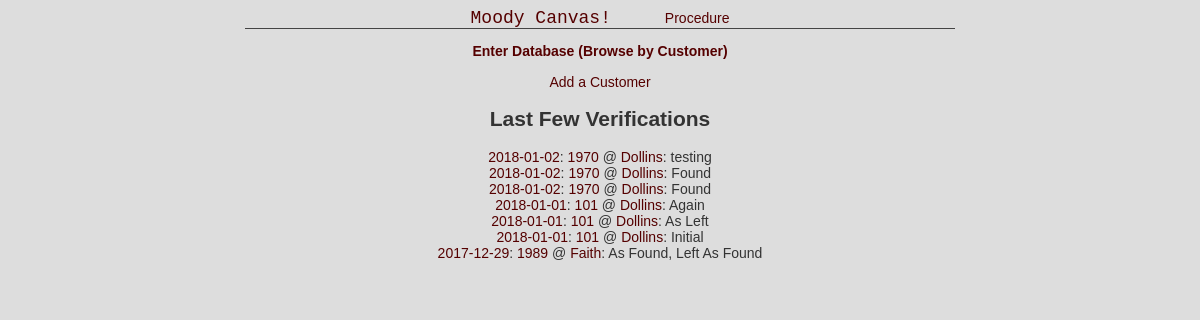
The app's page /Moody/ with its own data.
### Moody/models.py (models this page shows)
class Verif(models.Model):
    plate_id = models.ForeignKey(Plate, on_delete=models.CASCADE)
    verif_date = models.DateTimeField('date performed')
    verif_foot = models.IntegerField()
    verif_north = models.IntegerField(default=4)
    verif_NS = models.IntegerField()
    verif_EW = models.IntegerField()
    verif_top = models.FloatField()
    verif_bot = models.FloatField()
    verif_start = models.FloatField()
    verif_end = models.FloatField()
    verif_rep = models.IntegerField()
    verif_flat = models.IntegerField()
    verif_grade = models.CharField(max_length=4)
    verif_len = models.IntegerField()
    verif_wid = models.IntegerField()
    verif_diag = models.IntegerField()
    clos_7 = models.IntegerField()
    clos_8 = models.IntegerField()
    verif_cert = models.TextField(max_length=50)
    verif_tech = models.TextField(max_length=50)
    verif_descr = models.TextField(max_length=50)
    verif_min = models.IntegerField()
    verif_max = models.IntegerField()
    def __str__(self):
        return str(self.verif_date.date())

class Plate(models.Model):
    cust_id = models.ForeignKey(Customer, on_delete=models.CASCADE)
    plate_id = models.CharField(max_length=50)
    plate_sn = models.CharField(max_length=50)
    plate_mfr = models.CharField(max_length=50)
    plate_wid = models.IntegerField()
    plate_len = models.IntegerField()
    def __str__(self):
        return self.plate_id

class Customer(models.Model):
    cust_name = models.CharField(max_length=50)
    def __str__(self):
        return self.cust_name

### Moody/views.py (the view)
# urls.py: path('', views.IndexView.as_view(), name='index'),
class IndexView(generic.ListView):
    template_name = 'Moody/index.html'
    context_object_name = 'recent_verifs'
    def get_queryset(self):
       return Verif.objects.order_by('-verif_date')[:15]

### Moody/templates/Moody/index.html (shortened to what this page needs)
<!DOCTYPE html>
<html>
<head>
</head>
<body>
    <div id="header">
        <ul id="nav">
            <li><a href="{% url 'home:index' %}" style="font-size: 18px; font-family: Courier New, Courier, monospace; margin-right: 50px;">Moody Canvas!</a></li>
            <li><a rel="dead placeholder link">Procedure</a></li>
        </ul>
    </div>
    <p>
        <ul>
            <li style="padding-bottom: 15px; font-weight: bold;"><a href="{% url 'Moody:customers' %}">Enter Database (Browse by Customer)</a></li>
            <li><a href="{% url 'Moody:new_cust' %}">Add a Customer</a></li>
        </ul>
    </p>
    {% if recent_verifs %}
    <h2>Last Few Verifications</h2>
    <ul>
        {% for v in recent_verifs %}
        <li><a href="{% url 'Moody:summary' v.plate_id.cust_id v.plate_id v.id %}">{{ v }}</a>: <a href="{% url 'Moody:verifs' v.plate_id.cust_id v.plate_id %}">{{ v.plate_id }}</a> @ <a href="{% url 'Moody:plates' v.plate_id.cust_id %}">{{ v.plate_id.cust_id }}</a>: {{ v.verif_descr }}</li>
        {% endfor %}
    </ul>
    {% endif %}
</body>
</html>

### Moody/templates/Moody/index.html (style rules this page uses)
a, a:visited, a:active { color: #500; text-decoration: none; }
ul, li { list-style-type: none; list-style-position: inside; padding: 0; margin: 0; }
#nav { list-style-type: none; display: inline-block; margin: 0 auto; }
#nav li { list-style-type: none; display: inline-block; }
#header { position: relative; display: inline-block; margin: 0 auto; text-align: center; width: 60%; border-bottom: 1px solid #444; }

### records on screen
Verif: verif_date "2018-01-02", plate_id "1970", plate_id.cust_id "Dollins", verif_descr "testing"
Verif: verif_date "2018-01-02", plate_id "1970", plate_id.cust_id "Dollins", verif_descr "Found"
Verif: verif_date "2018-01-02", plate_id "1970", plate_id.cust_id "Dollins", verif_descr "Found"
Verif: verif_date "2018-01-01", plate_id "101", plate_id.cust_id "Dollins", verif_descr "Again"
Verif: verif_date "2018-01-01", plate_id "101", plate_id.cust_id "Dollins", verif_descr "As Left"
Verif: verif_date "2018-01-01", plate_id "101", plate_id.cust_id "Dollins", verif_descr "Initial"
Verif: verif_date "2017-12-29", plate_id "1989", plate_id.cust_id "Faith", verif_descr "As Found, Left As Found"
